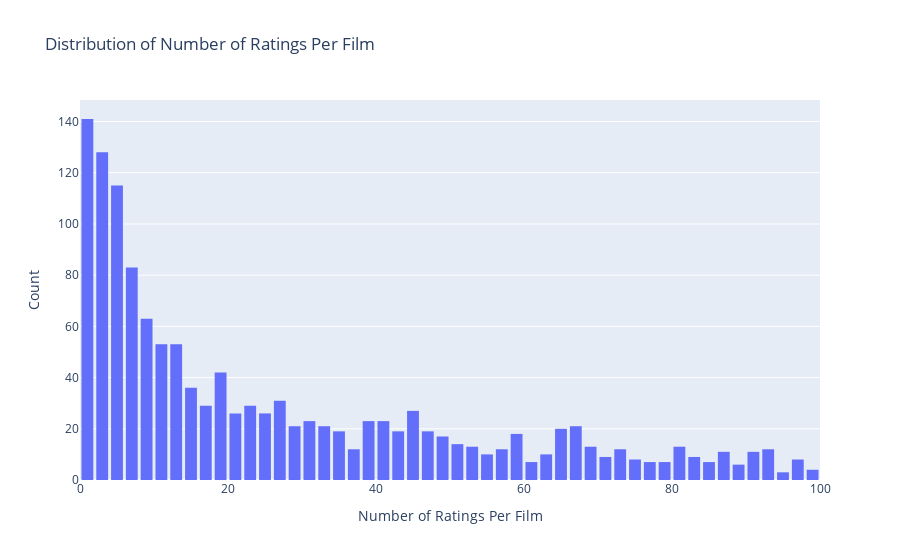

The cell this chart's notebook holds for it:
### Code cell
# Number of ratings per book
data = df.groupby('item id')['rating'].count().clip(upper = 100) # number of ratings per book if >100 then = 100

# Create trace
trace = go.Histogram(x = data.values,
                     name = 'Ratings',
                     xbins = dict(start = 0,
                                  end = 100,
                                  size = 2))
# Create layout
layout = go.Layout(title = 'Distribution of Number of Ratings Per Film ',
                   xaxis = dict(title = 'Number of Ratings Per Film'),
                   yaxis = dict(title = 'Count'),
                   bargap = 0.2)
# Create plot
fig = go.Figure(data=[trace], layout=layout)
iplot(fig)

### Figure 1 — Plotly figure (JSON) as saved in the notebook; plotly's stock layout.template omitted (floating-point values rounded to 4 significant figures; data arrays with more than 128 entries replaced by an {"elided": "..."} marker saying what was removed)
{"data": [{"name": "Ratings", "type": "histogram", "x": {"elided": "1682 int values"}, "xbins": {"end": 100, "size": 2, "start": 0}}], "layout": {"bargap": 0.2, "title": {"text": "Distribution of Number of Ratings Per Film "}, "xaxis": {"title": {"text": "Number of Ratings Per Film"}}, "yaxis": {"title": {"text": "Count"}}}}
